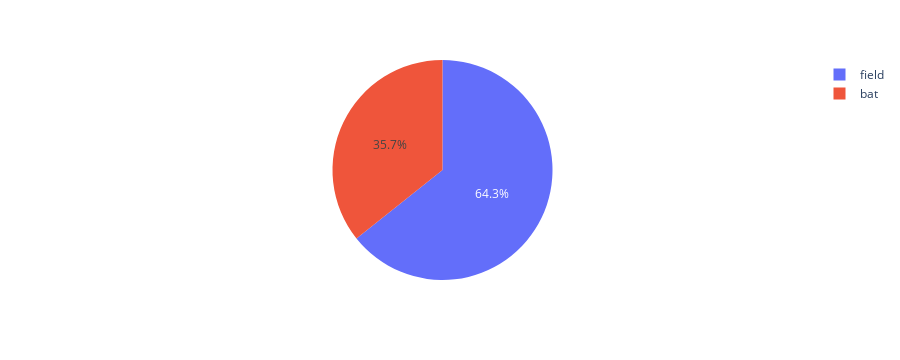

Here is the notebook cell this chart was saved with:
### Markdown cell above
#### 23. Mumbai indians and Delhi capitals wons most toss in ipl.
#### 24. kochi tuskers kerala and rising pune supergiant wons least toss in ipl.

### Code cell
px.pie(ipl_df,names="toss_decision")

### Figure 1 — Plotly figure (JSON) as saved in the notebook; plotly's stock layout.template omitted (floating-point values rounded to 4 significant figures; data arrays with more than 128 entries replaced by an {"elided": "..."} marker saying what was removed)
{"data": [{"domain": {"x": [0, 1], "y": [0, 1]}, "hovertemplate": "toss_decision=%{label}<extra></extra>", "labels": {"elided": "1095 str values"}, "legendgroup": "", "name": "", "showlegend": true, "type": "pie"}], "layout": {"autosize": true, "height": 360, "legend": {"tracegroupgap": 0}, "margin": {"t": 60}}}
